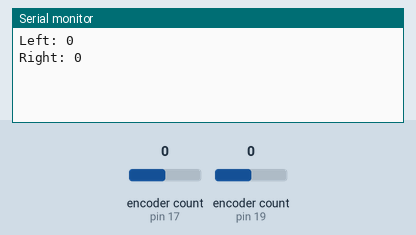
A sketch run on a simulated Arduino Uno, built with avr-gcc and run on an emulated ATmega328P. Shown: the last lines printed to the serial monitor. The inputs (shaded band) are chosen by the test bench; at power-on: encoder count (sensors on pin 17, pin 19) 0.

Above: at 1.2 s.
1.3 s: encoder count (sensor on pin 17) set to 1
At 2.2 s:
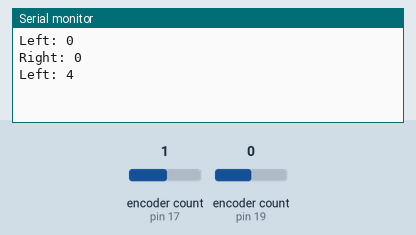
2.8 s: encoder count (sensor on pin 19) set to 1
At 3.3 s:
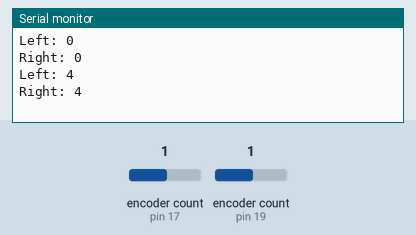
4.3 s: encoder count (sensor on pin 17) set to 2
At 5.5 s:
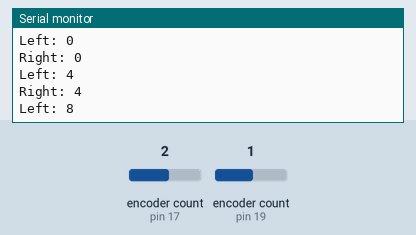
5.8 s: encoder count (sensor on pin 19) set to 2
At 6.8 s:
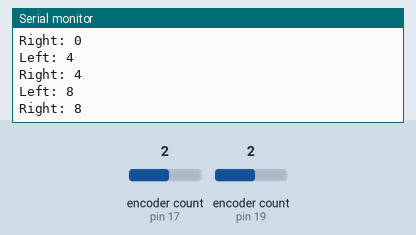

Measured:
- after the input at 1.3 s, the serial monitor: prints a new line at once (image 1)
- after the input at 2.8 s, the serial monitor: prints a new line at once (image 2)
- after the input at 4.3 s, the serial monitor: prints a new line at once (image 3)
- after the input at 5.8 s, the serial monitor: prints a new line at once (image 4)

The sketch:

Encoder_Magnetic_Test.ino
```cpp
#include <Encoder.h>
//#include <Wire.h>
//#include <LIS3MDL.h> magnetometer
#include <LSM6.h>
Encoder leftEnc(17, 16);
Encoder rightEnc(19, 18);

// ~2514 ticks = 1 revolution, may need adjustment

void setup() {
  Serial.begin(9600);
}

long oldPositionLeft  = -999;
long oldPositionRight = -999;

void loop() {

  long newPositionLeft = leftEnc.read() % 2514;
  if (newPositionLeft != oldPositionLeft) {
    oldPositionLeft = newPositionLeft;
    Serial.print("Left: ");
    Serial.println(newPositionLeft);
  }

  long newPositionRight = rightEnc.read() % 2514;
  if (newPositionRight != oldPositionRight) {
    oldPositionRight = newPositionRight;
    Serial.print("Right: ");
    Serial.println(newPositionRight);
  }

}
```
